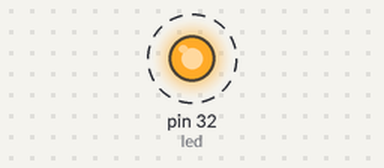
This program was run on a simulated MicroPython board. Shown: output pins drawn as LEDs (lit = HIGH). Dashed ring = blinking. What the program prints to the serial console is not drawn.

Above: at 0.5 s.
Timing chart, 0 to 4.6 s (numbered marks = the images above):
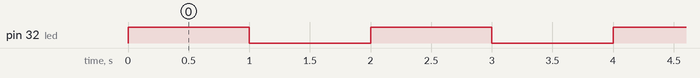

The program:

MicroPython_example.py
```python
from machine import Pin
import time

LED_PIN = 32

led = Pin(LED_PIN, Pin.OUT)

while True:
    led.value(1)
    print("Led ON!")
    time.sleep(1)
    led.value(0)
    print("Led OFF!")
    time.sleep(1)
```

Measured:
- by itself, pin 32 (led): alternates HIGH for 1.0 s and LOW for 1.0 s
